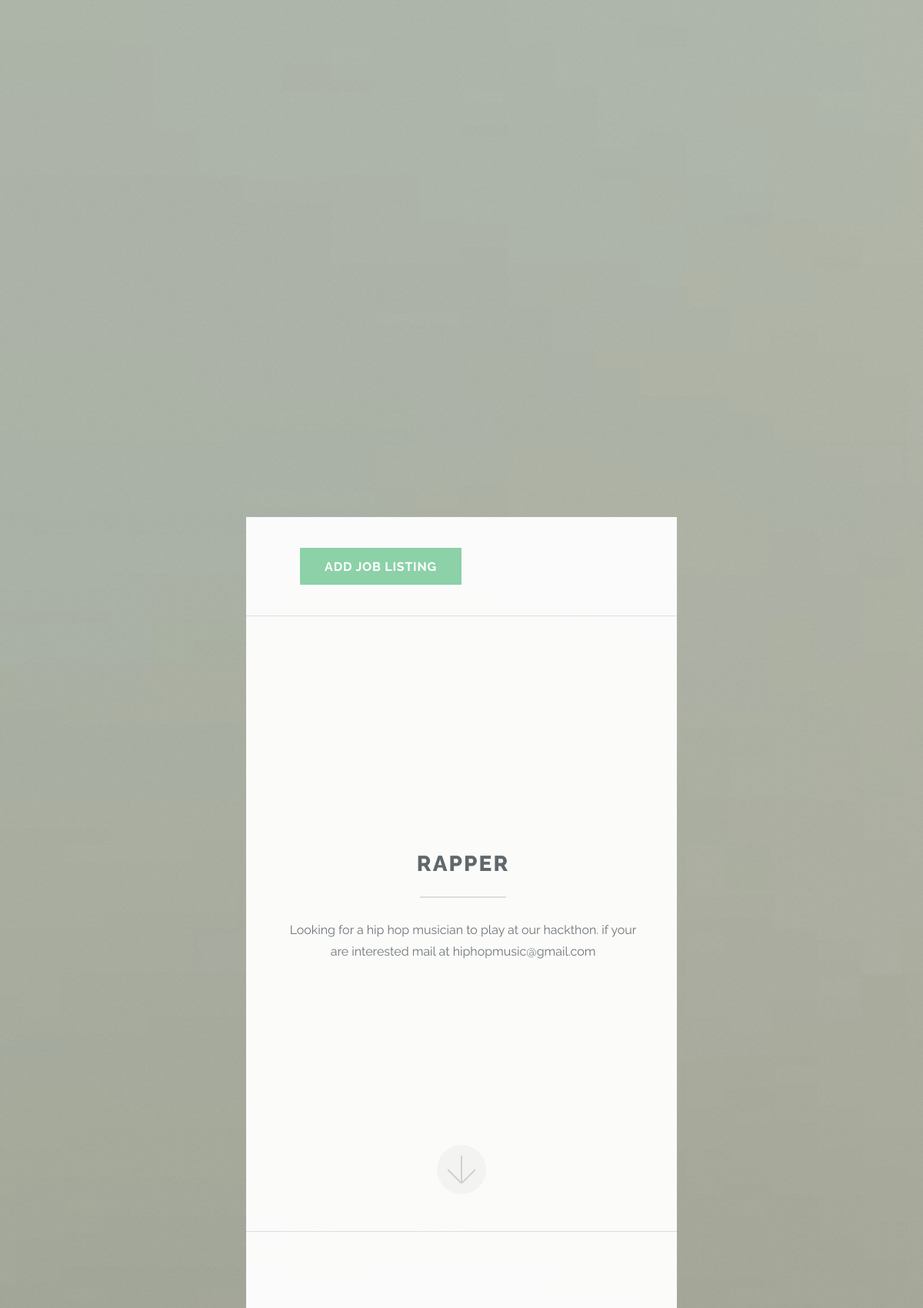
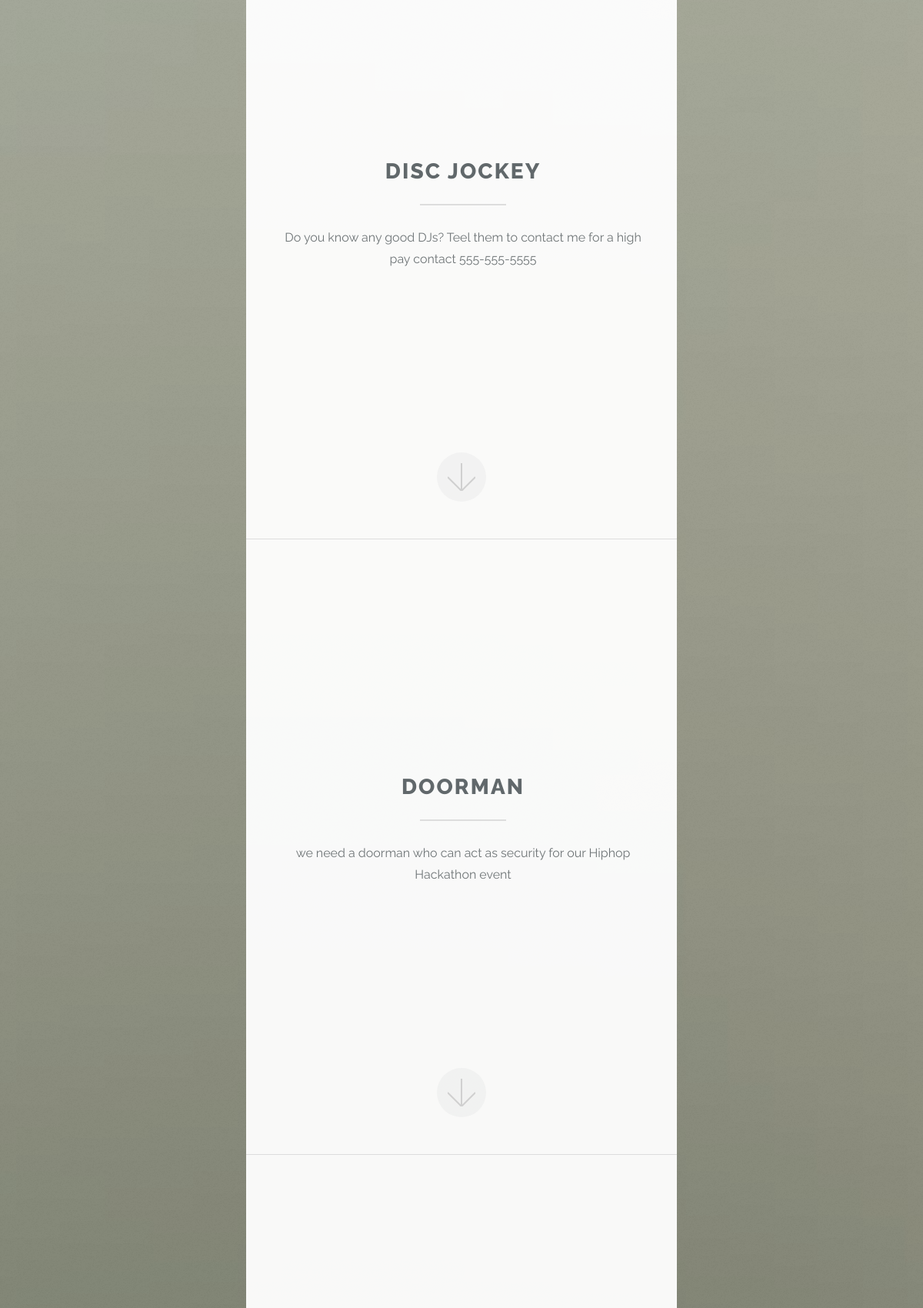
The page / (upper part) on the database its author committed (2 pictures, top to bottom).
### job_app/models.py (models this page shows)
class JobListing(Model):
    title = TextField(null=True, blank=True)
    description = TextField(null=True, blank=True)

### job_app/views.py (the view, shortened to what this page needs)
# urls.py: path('', views.home, name='home'),
def home(request):
    job_listings = JobListing.objects.all()
    context = {'job_listings': job_listings}
    return render(request, "job_app/index.html", context)

### job_app/templates/job_app/index.html (shortened to what this page needs)
{% load static %}
<!DOCTYPE HTML>
<html>
	<head>
		<link rel="stylesheet" href="{% static 'job_app/assets/css/main.css'%}" />
	</head>
	<body class="is-preload">
			<section id="header">
				<div class="container">
					<ul class="actions special">
						<li><a onclick="showPostForm()" href="#post_form" class="button primary scrolly">Add Job Listing</a></li>
					</ul>
				</div>
			</section>
		{% for liz in job_listings %}
			<section id="one" class="main special">
				<div class="container">
					<div class="content">
						<header class="major">
							<h2>{{liz.title}}</h2>
						</header>
						<header>{{liz.description}}</header>
					</div>
					<a href="#two" class="goto-next scrolly">Next</a>
				</div>
			</section>
			{% endfor %}
	</body>
</html>

### rows shown on the page
JobListing: title "RAPPER", description "Looking for a hip hop musician to play at our hackthon. if your are interested mail at hiphopmusic@gmail.com"
JobListing: title "DISC JOCKEY", description "Do you know any good DJs? Teel them to contact me for a high pay contact 555-555-5555"
JobListing: title "DOORMAN", description "we need a doorman who can act as security for our Hiphop Hackathon event"
